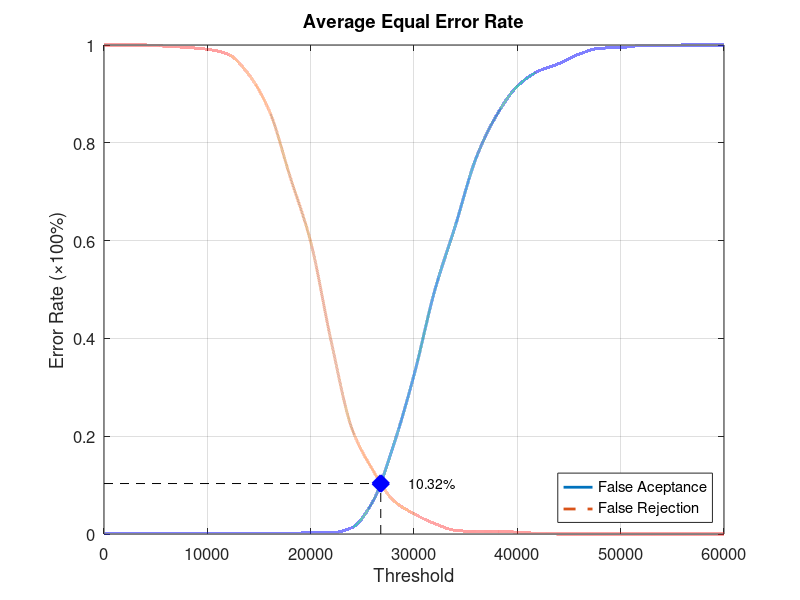
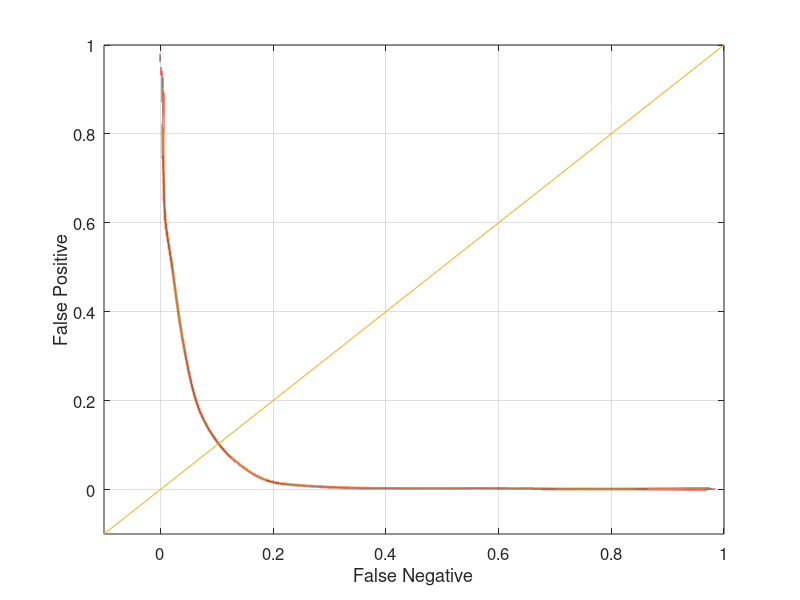

MATLAB code for these plots, in order:
function yEER = Experiment1Average
close all;
clear;
clc;
x = 0:2000:60000;
xq = 0:0.5:60000;

y0 = [0 0.00131579 0.00131579 0.00131579 0.00131579 0.00131579 0.00131579 0.00131579 0.00131579 0.00131579 0.00263158 0.00263158 0.0131579 0.0657895 0.180263 0.325 0.497368 0.630263 0.768421 0.856579 0.915789 0.946053 0.961842 0.981579 0.993421 0.994737 0.998684 0.998684 1 1 1];
yy0 = interp1(x, y0, xq, 'pchip');
y1 = [1 1 1 0.9975 0.995 0.99125 0.98125 0.94 0.865 0.73125 0.5975 0.3925 0.215 0.13125 0.06875 0.04125 0.02125 0.0075 0.005 0.005 0.00375 0.00125 0 0 0 0 0 0 0 0 0];
yy1 = interp1(x, y1, xq, 'pchip');

% Calculating EER: 
y2 = abs(y0 - y1);
find(y2 == min(y2))
yy2 = abs(yy0 - yy1);
xEER = find(yy2 == min(yy2));
xEERIndex = xq(xEER) % X-axis EER
yEER = yy0(xEER) % Y-axis EER

main = figure
plot(xq, yy0,'-','LineWidth', 2);	hold on
plot(xq, yy1,'--','LineWidth', 2);	hold on
plot([xEERIndex xEERIndex], [0 yEER], 'k--');	hold on
plot([0 xEERIndex], [yEER yEER], 'k--');	hold on
plot(xEERIndex, yEER, 'bx', 'LineWidth', 10);	hold on
text(xEERIndex + 10 * xEERIndex / 100, yEER, [num2str(round((10000 * yEER)) / 100) '%'])
legend('False Aceptance', 'False Rejection', 'Location', 'SouthEast')
xlabel('Threshold')
ylabel('Error Rate (\times100%)')
title('Average Equal Error Rate')
set(gca, 'FontSize', 12)
axis([0 60000 0 1])
grid on

print(main, 'Experiment1AverageMain', '-dpng');
FNRxFPR = figure('Color', [1 1 1]);
plot(yy1, yy0, '-', yy1, yy0, 'LineWidth', 2);
hold on
y = -0.1:0.1:1
plot(y, y); 
set(gca, 'FontSize', 12)
xlabel('False Negative')
ylabel('False Positive')
axis([-0.1 1 -0.1 1])
set(gca, 'FontSize', 12)
grid on

print(FNRxFPR, 'Experiment1AverageFNRxFPR','-dpng');
end
